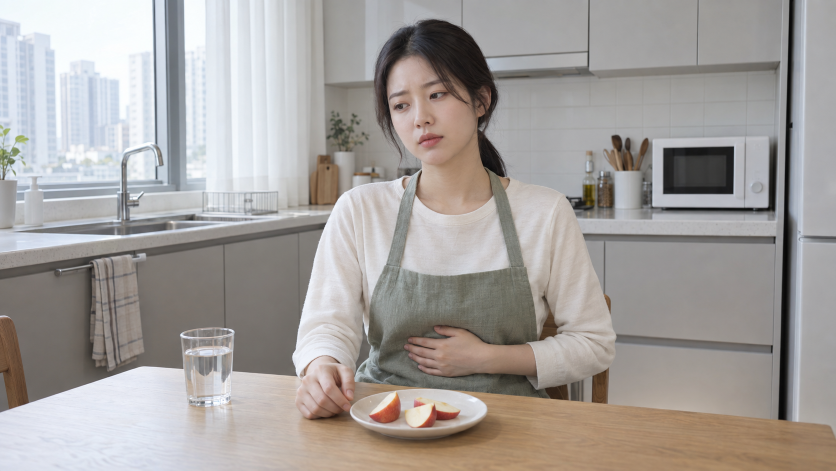
#> input picture 2026-09-19-아침-공복-사과-속쓰림/images-young-v2/post01.png, 1672 x 941 px, given in place of exec-7f4b9596-805b-4fda-803f-9bf598c23307.png, which was not available (shown at 1/2 size)
$ python apply_napkin.py
#> lines starting #> are read from the running program, lines starting #| are printed output that depends on the picture
from pathlib import Path
from PIL import Image
import shutil, hashlib
r=Path(__file__).resolve().parent
src=Path('C:/Users/lim/.codex/generated_images/01a0bbc7-591e-7850-815a-4138440b3487/exec-7f4b9596-805b-4fda-803f-9bf598c23307.png')
shutil.copy2(r/'post05.png',r/'post05-before-napkin.png')
shutil.copy2(src,r/'post05.png')
dest=r.parent/'images'/'post05.jpg'
Image.open(src).convert('RGB').resize((1280,720),Image.Resampling.LANCZOS).save(dest,quality=92,optimize=True)
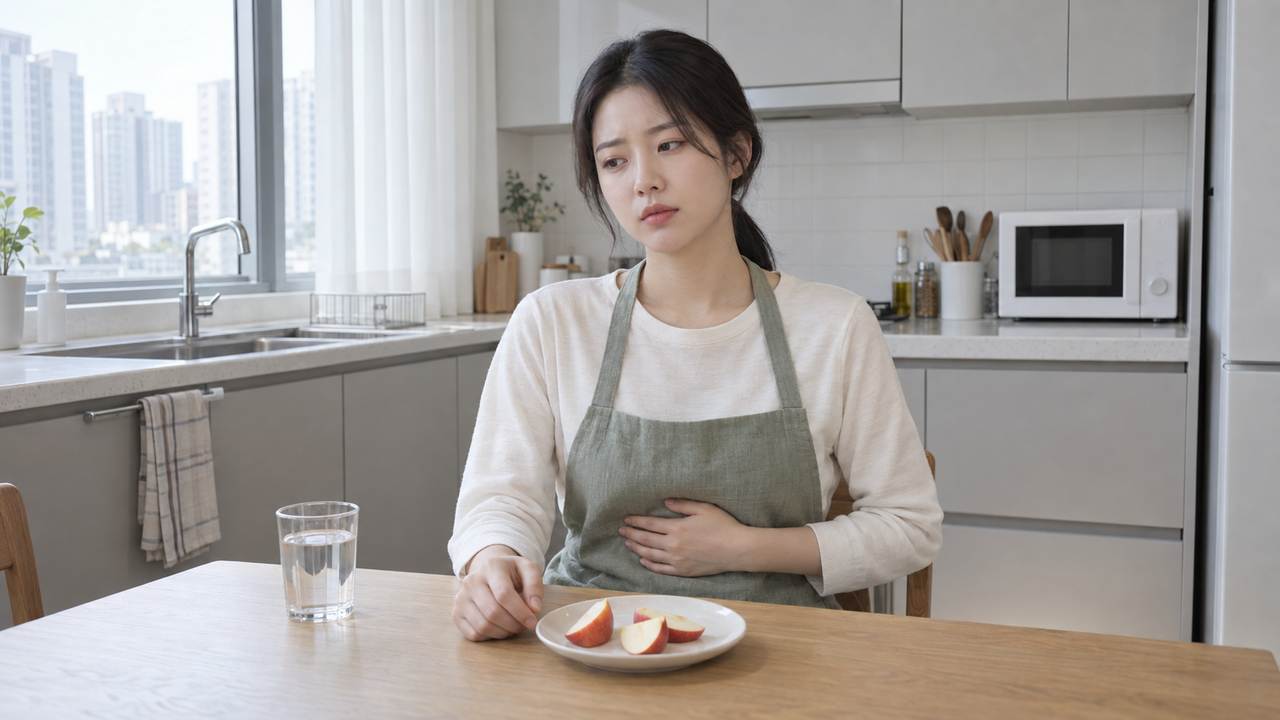
#> saved as post05.jpg: PIL image 1280x720 RGB; mean R, G, B 164.1, 159.3, 156.3
package=r.parent.parent/'꿀단지 네이버'/'17_아침_공복_사과_속쓰림'/'images'/'post05.jpg'
shutil.copy2(dest,package)
assert hashlib.sha256(dest.read_bytes()).digest()==hashlib.sha256(package.read_bytes()).digest()
print('Updated PNG and both local draft image copies.')

$ run again, on 2026-09-19-아침-공복-사과-속쓰림/images-young-v2/post02-before-knife-1789866616.png
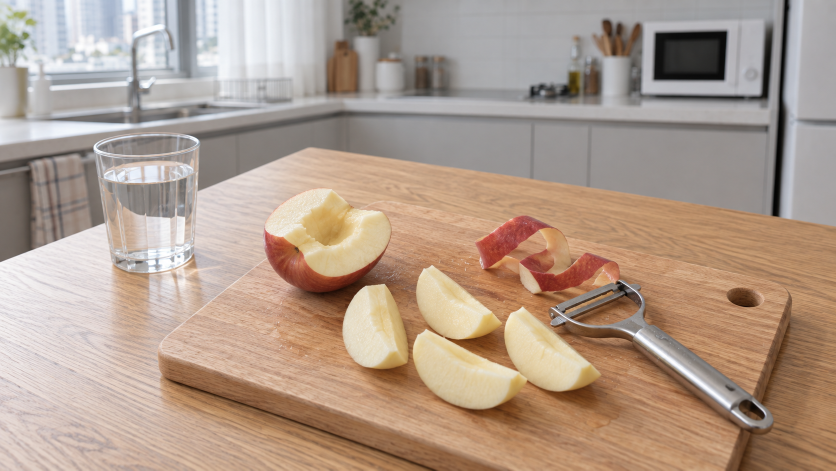
#> input picture 2026-09-19-아침-공복-사과-속쓰림/images-young-v2/post02-before-knife-1789866616.png, 1672 x 941 px, given in place of exec-7f4b9596-805b-4fda-803f-9bf598c23307.png, which was not available (shown at 1/2 size)
#> `Image.open(src).convert('RGB').resize((1280,720),Image.Resampling.LANC..`:
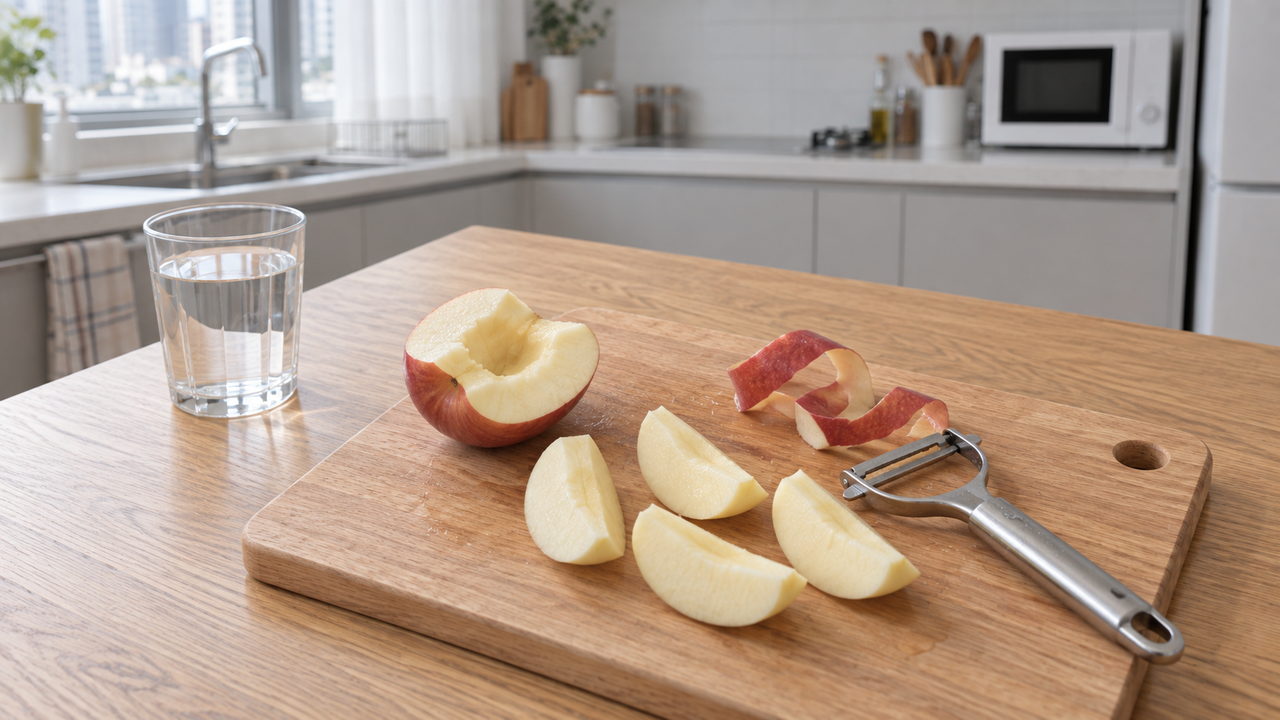
#> saved as post05.jpg: PIL image 1280x720 RGB; mean R, G, B 175.9, 155.2, 139.8
